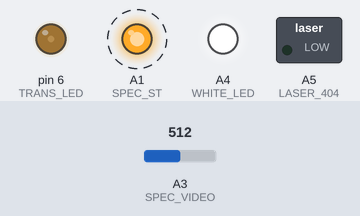
Simulated run of this sketch. Board: Arduino Uno, built with avr-gcc and run on an emulated ATmega328P. Shown: switched loads named in the sketch (green lamp = pin HIGH), output pins drawn as LEDs (lit = HIGH). Dashed ring = blinking. The test bench sets the inputs (shaded band); at power-on: A3 (SPEC_VIDEO) = 512. Pins used as bus, display or sensor lines are not drawn; what the sketch prints to the serial monitor is not drawn.

Above: at 0.2 s.
Timing chart, 0 to 2.3 s (numbered marks = the images above):
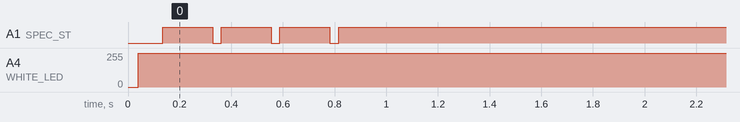

Measured:
- by itself, A1 (SPEC_ST): alternates HIGH for 0.19 s and LOW for 0.03 s, 7 changes in all, then stays HIGH
- by itself, A4 (WHITE_LED): 0/255 → 255/255 at 0.04 s

The sketch:

aduinoCodeSpectroModule.ino
```cpp
/*
 * arduino code for spectroscope module
 *  - check the right board is selected and check the com port for ploting in matlab
 *  - set the PWM_value to a brightness that dosnt over saturate the graph
 */

/*
   Macro Definitions
*/
#define SPEC_TRG         A0
#define SPEC_ST          A1
#define SPEC_CLK         A2
#define SPEC_VIDEO       A3
#define WHITE_LED        A4
#define LASER_404        A5
#define TRANS_LED        6
#define PWM_VALUE        50 //0 - 255 briteness from off to full
#define SPEC_CHANNELS    288 // New Spec Channel

int x = 0;
uint16_t data[SPEC_CHANNELS];
int Iteration = 0;
String value;

void setup() {

  //Set desired pins to OUTPUT
  pinMode(SPEC_CLK, OUTPUT);
  pinMode(SPEC_ST, OUTPUT);
  pinMode(LASER_404, OUTPUT);
  pinMode(WHITE_LED, OUTPUT);
  pinMode(TRANS_LED, OUTPUT);

  digitalWrite(SPEC_CLK, HIGH); // Set SPEC_CLK High
  digitalWrite(SPEC_ST, LOW); // Set SPEC_ST Low
  while ( x < 30){
    digitalWrite(WHITE_LED, HIGH);
    digitalWrite(WHITE_LED, LOW);
    x++;
  }
  digitalWrite(WHITE_LED, HIGH);

  digitalWrite(WHITE_LED, HIGH); // uncoment to set wight lite led on
 // digitalWrite(LASER_404, HIGH); // uncoment to tern on laser light
  analogWrite(TRANS_LED,  PWM_VALUE); // uncoment to tern of seperate wight light led
  Serial.begin(115200); // Baud Rate set to 115200


}

/*
   This functions reads spectrometer data from SPEC_VIDEO
   Look at the Timing Chart in the Datasheet for more info
*/
void readSpectrometer() {

  int delayTime = 1; // delay time

  // Start clock cycle and set start pulse to signal start
  digitalWrite(SPEC_CLK, LOW);
  delayMicroseconds(delayTime);
  digitalWrite(SPEC_CLK, HIGH);
  delayMicroseconds(delayTime);
  digitalWrite(SPEC_CLK, LOW);
  digitalWrite(SPEC_ST, HIGH);
  delayMicroseconds(delayTime);

  //Sample for a period of time
  for (int i = 0; i < 15; i++) {

    digitalWrite(SPEC_CLK, HIGH);
    delayMicroseconds(delayTime);
    digitalWrite(SPEC_CLK, LOW);
    delayMicroseconds(delayTime);

  }

  //Set SPEC_ST to low
  digitalWrite(SPEC_ST, LOW);

  //Sample for a period of time
  for (int i = 0; i < 85; i++) {

    digitalWrite(SPEC_CLK, HIGH);
    delayMicroseconds(delayTime);
    digitalWrite(SPEC_CLK, LOW);
    delayMicroseconds(delayTime);

  }

  //One more clock pulse before the actual read
  digitalWrite(SPEC_CLK, HIGH);
  delayMicroseconds(delayTime);
  digitalWrite(SPEC_CLK, LOW);
  delayMicroseconds(delayTime);

  //Read from SPEC_VIDEO
  for (int i = 0; i < SPEC_CHANNELS; i++) {

    data[i] = analogRead(SPEC_VIDEO);

    digitalWrite(SPEC_CLK, HIGH);
    delayMicroseconds(delayTime);
    digitalWrite(SPEC_CLK, LOW);
    delayMicroseconds(delayTime);

  }

  //Set SPEC_ST to high
  digitalWrite(SPEC_ST, HIGH);

  //Sample for a small amount of time
  for (int i = 0; i < 7; i++) {

    digitalWrite(SPEC_CLK, HIGH);
    delayMicroseconds(delayTime);
    digitalWrite(SPEC_CLK, LOW);
    delayMicroseconds(delayTime);

  }

  digitalWrite(SPEC_CLK, HIGH);
  delayMicroseconds(delayTime);

}

/*
   The function below prints out data to the terminal or
   processing plot
*/
void printData() {

  for (int i = 0; i < SPEC_CHANNELS; i++) {

    Serial.print(data[i]);
    Serial.print(',');

  }

 // Serial.print("\n");
}

void loop() {
  //value = Serial.readString();
  //if (value == 'sRead')
 // {
    while (Iteration < 4 )
    {
      delay(100);
      readSpectrometer();
      printData();
      Iteration++;
    }
 // }
 // else
 // {
 //   Iteration = 0;
 // }
}
```
